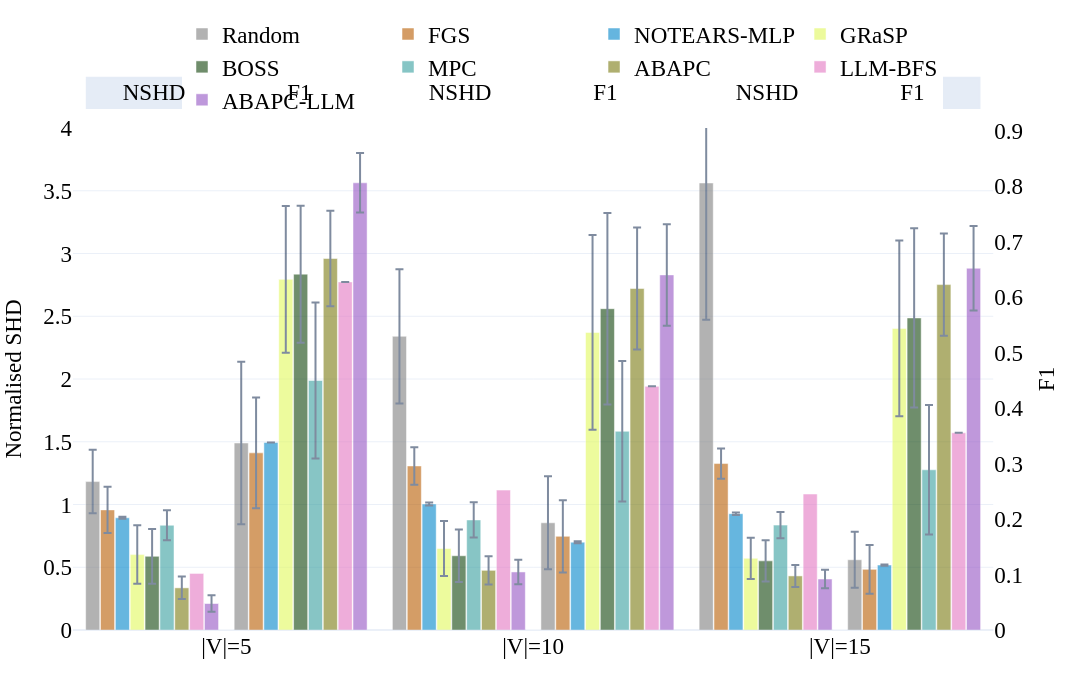
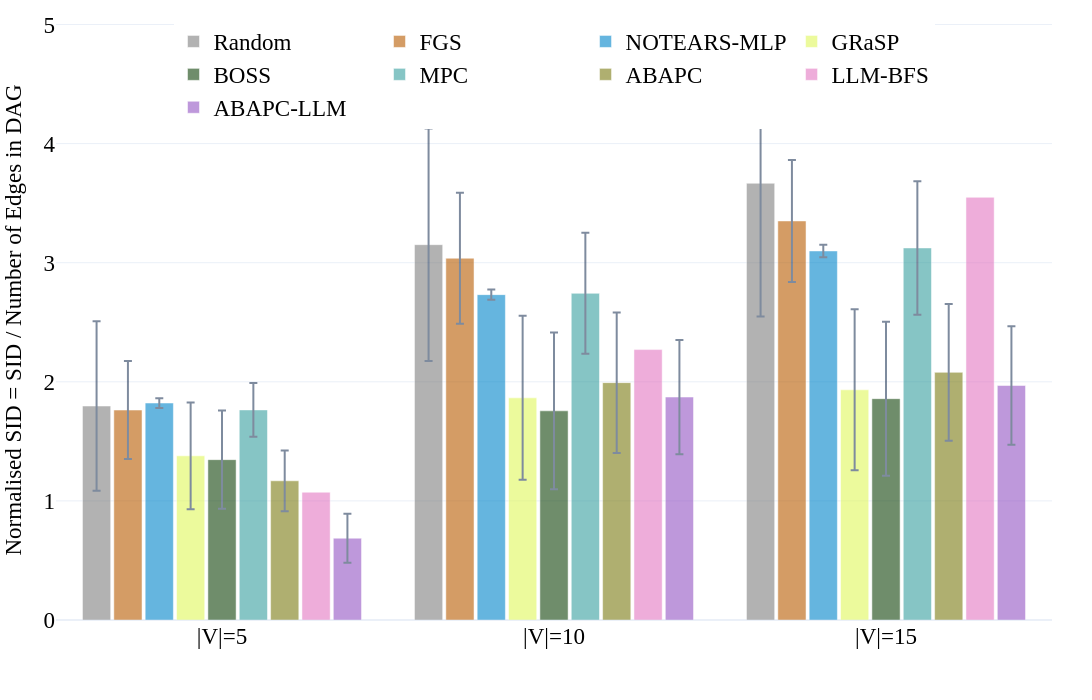
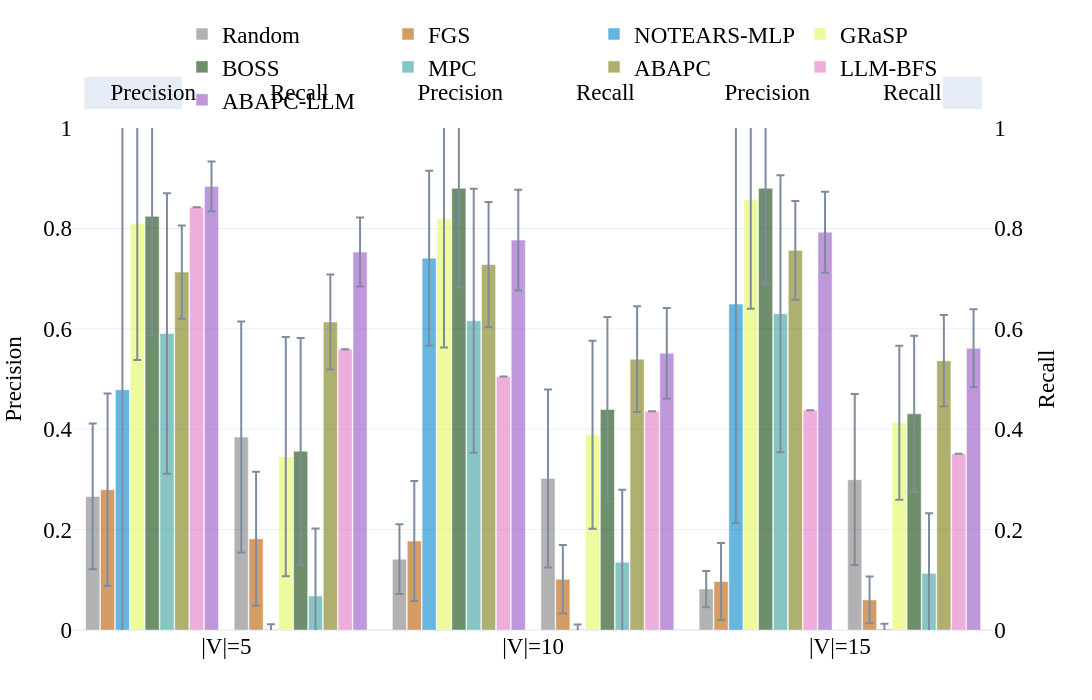
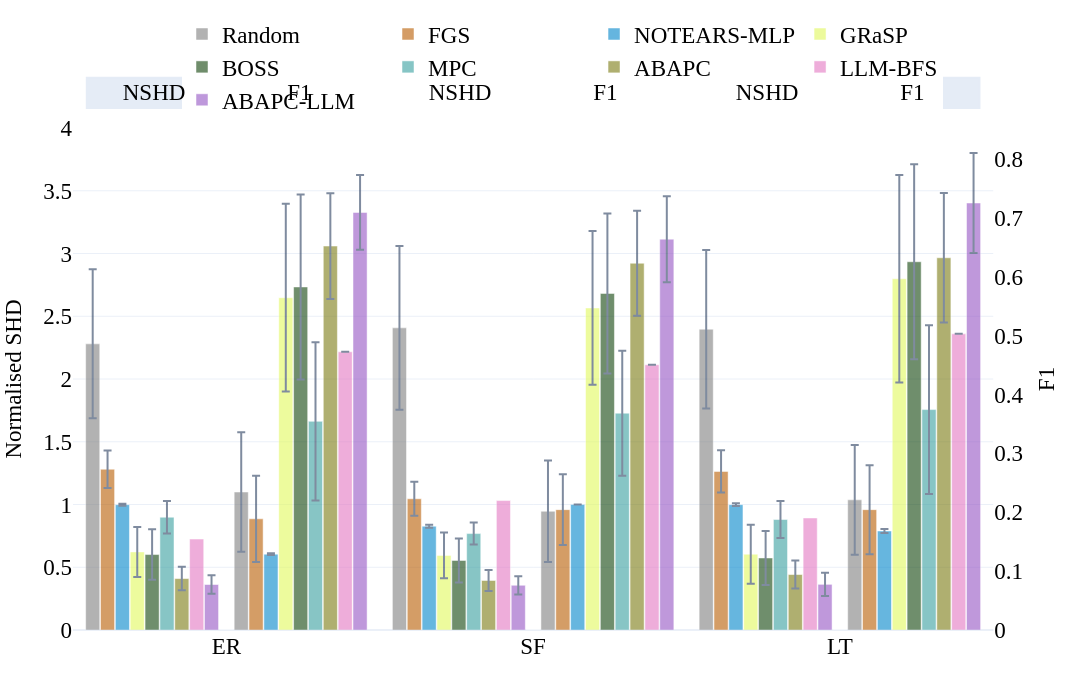

Notebook code for these charts, in order:
### Code cell
if methods:
    if not dag_by_nodes.empty:
        double_bar_chart_plotly(
            dag_by_nodes,
            ['p_shd', 'F1'],
            names_dict,
            colors_dict,
            methods,
            save_figs=save_figs,
            output_name="../results/figs/Fig.8b_SHD_SID_dag_by_nodes.html",
            debug=False,
            range_y1=[0, 4],
            range_y2=[0, 1],
            font_size=23,
        )
        dag_nodes_coverage = (
            dag_by_nodes
            .pivot_table(index='dataset', columns='model', values='graph_count', aggfunc='max', fill_value=0)
            .astype(int)
        )
        bar_chart_plotly(
            dag_by_nodes,
            'p_SID',
            names_dict,
            colors_dict,
            methods,
            save_figs=save_figs,
            output_name="../results/figs/Fig.8b_SHD_SID_dag_by_nodes_F1.html",
            debug=False,
            font_size=23,
        )
        double_bar_chart_plotly(
            dag_by_nodes,
            ['precision', 'recall'],
            names_dict,
            colors_dict,
            methods,
            save_figs=save_figs,
            output_name="../results/figs/Fig.8b_SHD_SID_dag_by_nodes_precision_recall.html",
            debug=False,
            range_y1=[0, 1],
            range_y2=[0, 1],
            font_size=23,
        )
        display(dag_nodes_coverage)
    else:
        print('No DAG node-level aggregation available.')
    if not dag_by_graph_type.empty:
        double_bar_chart_plotly(
            dag_by_graph_type,
            ['p_shd', 'F1'],
            names_dict,
            colors_dict,
            methods,
            save_figs=save_figs,
            output_name="../results/figs/Fig.8c_SHD_SID_dag_by_type.html",
            debug=False,
            range_y1=[0, 4],
            range_y2=[0, 1],
            font_size=23,
        )
        bar_chart_plotly(
            dag_by_graph_type,
            'p_SID',
            names_dict,
            colors_dict,
            methods,
            save_figs=save_figs,
            output_name="../results/figs/Fig.8c_SHD_SID_dag_by_type_F1.html",
            debug=False,
            font_size=23,
        )
        double_bar_chart_plotly(
            dag_by_graph_type,
            ['precision', 'recall'],
            names_dict,
            colors_dict,
            methods,
            save_figs=save_figs,
            output_name="../results/figs/Fig.8c_SHD_SID_dag_by_type_precision_recall.html",
            debug=False,
            range_y1=[0, 1],
            range_y2=[0, 1],
            font_size=23,
        )

        dag_type_coverage = (
            dag_by_graph_type
            .pivot_table(index='dataset', columns='model', values='graph_count', aggfunc='max', fill_value=0)
            .astype(int)
        )
        display(dag_type_coverage)
    else:
        print('No DAG graph-type aggregation available.')
else:
    print('No methods configured for the grouped DAG plots.')

### Figure 1 — Plotly figure (JSON) as saved in the notebook; plotly's stock layout.template omitted (floating-point values rounded to 4 significant figures)
{"data": [{"error_y": {"array": [0.2529, 0.5347, 1.09], "type": "data", "visible": true}, "marker": {"color": "#7f7f7f"}, "name": "Random", "offsetgroup": "0", "opacity": 0.6, "showlegend": true, "type": "bar", "x": ["|V|=5", "|V|=10", "|V|=15"], "y": [1.183, 2.34, 3.562], "yaxis": "y"}, {"error_y": {"array": [0.1839, 0.1494, 0.12], "type": "data", "visible": true}, "marker": {"color": "#b85c00"}, "name": "FGS", "offsetgroup": "1", "opacity": 0.6, "showlegend": true, "type": "bar", "x": ["|V|=5", "|V|=10", "|V|=15"], "y": [0.9571, 1.307, 1.326], "yaxis": "y"}, {"error_y": {"array": [0.008476, 0.01185, 0.0102], "type": "data", "visible": true}, "marker": {"color": "#0085CA"}, "name": "NOTEARS-MLP", "offsetgroup": "2", "opacity": 0.6, "showlegend": true, "type": "bar", "x": ["|V|=5", "|V|=10", "|V|=15"], "y": [0.8939, 1.004, 0.9266], "yaxis": "y"}, {"error_y": {"array": [0.233, 0.2185, 0.1644], "type": "data", "visible": true}, "marker": {"color": "#e1f85c"}, "name": "GRaSP", "offsetgroup": "3", "opacity": 0.6, "showlegend": true, "type": "bar", "x": ["|V|=5", "|V|=10", "|V|=15"], "y": [0.6007, 0.6492, 0.5712], "yaxis": "y"}, {"error_y": {"array": [0.2177, 0.2099, 0.164], "type": "data", "visible": true}, "marker": {"color": "#10430A"}, "name": "BOSS", "offsetgroup": "4", "opacity": 0.6, "showlegend": true, "type": "bar", "x": ["|V|=5", "|V|=10", "|V|=15"], "y": [0.587, 0.5915, 0.5509], "yaxis": "y"}, {"error_y": {"array": [0.1193, 0.1408, 0.1045], "type": "data", "visible": true}, "marker": {"color": "#379f9f"}, "name": "MPC", "offsetgroup": "5", "opacity": 0.6, "showlegend": true, "type": "bar", "x": ["|V|=5", "|V|=10", "|V|=15"], "y": [0.8347, 0.8769, 0.8357], "yaxis": "y"}, {"error_y": {"array": [0.08962, 0.1126, 0.08743], "type": "data", "visible": true}, "marker": {"color": "#7b7b12"}, "name": "ABAPC", "offsetgroup": "6", "opacity": 0.6, "showlegend": true, "type": "bar", "x": ["|V|=5", "|V|=10", "|V|=15"], "y": [0.3358, 0.4756, 0.431], "yaxis": "y"}, {"error_y": {"array": [NaN, NaN, NaN], "type": "data", "visible": true}, "marker": {"color": "#e377c2"}, "name": "LLM-BFS", "offsetgroup": "7", "opacity": 0.6, "showlegend": true, "type": "bar", "x": ["|V|=5", "|V|=10", "|V|=15"], "y": [0.4508, 1.115, 1.084], "yaxis": "y"}, {"error_y": {"array": [0.06582, 0.09808, 0.07444], "type": "data", "visible": true}, "marker": {"color": "#9454c4"}, "name": "ABAPC-LLM", "offsetgroup": "8", "opacity": 0.6, "showlegend": true, "type": "bar", "x": ["|V|=5", "|V|=10", "|V|=15"], "y": [0.211, 0.4626, 0.4064], "yaxis": "y"}, {"marker": {"color": "white"}, "name": "", "offsetgroup": "9", "opacity": 1, "showlegend": false, "type": "bar", "x": ["|V|=5", "|V|=10", "|V|=15"], "y": [0.0, 0.0, 0.0]}, {"error_y": {"array": [0.1467, 0.08389, 0.05056], "type": "data", "visible": true}, "marker": {"color": "#7f7f7f"}, "name": "Random", "offsetgroup": "10", "opacity": 0.6, "showlegend": false, "type": "bar", "x": ["|V|=5", "|V|=10", "|V|=15"], "y": [0.3372, 0.1933, 0.1267], "yaxis": "y2"}, {"error_y": {"array": [0.1, 0.065, 0.04389], "type": "data", "visible": true}, "marker": {"color": "#b85c00"}, "name": "FGS", "offsetgroup": "11", "opacity": 0.6, "showlegend": false, "type": "bar", "x": ["|V|=5", "|V|=10", "|V|=15"], "y": [0.3194, 0.1689, 0.1094], "yaxis": "y2"}, {"error_y": {"array": [0, 0.001667, 0.001111], "type": "data", "visible": true}, "marker": {"color": "#0085CA"}, "name": "NOTEARS-MLP", "offsetgroup": "12", "opacity": 0.6, "showlegend": false, "type": "bar", "x": ["|V|=5", "|V|=10", "|V|=15"], "y": [0.3383, 0.1583, 0.1171], "yaxis": "y2"}, {"error_y": {"array": [0.1324, 0.1756, 0.1583], "type": "data", "visible": true}, "marker": {"color": "#e1f85c"}, "name": "GRaSP", "offsetgroup": "13", "opacity": 0.6, "showlegend": false, "type": "bar", "x": ["|V|=5", "|V|=10", "|V|=15"], "y": [0.6324, 0.5367, 0.5439], "yaxis": "y2"}, {"error_y": {"array": [0.1235, 0.1728, 0.1617], "type": "data", "visible": true}, "marker": {"color": "#10430A"}, "name": "BOSS", "offsetgroup": "14", "opacity": 0.6, "showlegend": false, "type": "bar", "x": ["|V|=5", "|V|=10", "|V|=15"], "y": [0.6418, 0.5794, 0.5628], "yaxis": "y2"}, {"error_y": {"array": [0.1406, 0.1267, 0.1167], "type": "data", "visible": true}, "marker": {"color": "#379f9f"}, "name": "MPC", "offsetgroup": "15", "opacity": 0.6, "showlegend": false, "type": "bar", "x": ["|V|=5", "|V|=10", "|V|=15"], "y": [0.45, 0.3583, 0.2889], "yaxis": "y2"}, {"error_y": {"array": [0.08622, 0.1101, 0.09229], "type": "data", "visible": true}, "marker": {"color": "#7b7b12"}, "name": "ABAPC", "offsetgroup": "16", "opacity": 0.6, "showlegend": false, "type": "bar", "x": ["|V|=5", "|V|=10", "|V|=15"], "y": [0.6699, 0.6158, 0.6229], "yaxis": "y2"}, {"error_y": {"array": [null, null, null], "type": "data", "visible": true}, "marker": {"color": "#e377c2"}, "name": "LLM-BFS", "offsetgroup": "17", "opacity": 0.6, "showlegend": false, "type": "bar", "x": ["|V|=5", "|V|=10", "|V|=15"], "y": [0.6278, 0.4394, 0.3557], "yaxis": "y2"}, {"error_y": {"array": [0.05358, 0.09155, 0.07608], "type": "data", "visible": true}, "marker": {"color": "#9454c4"}, "name": "ABAPC-LLM", "offsetgroup": "18", "opacity": 0.6, "showlegend": false, "type": "bar", "x": ["|V|=5", "|V|=10", "|V|=15"], "y": [0.8065, 0.6404, 0.6524], "yaxis": "y2"}], "layout": {"annotations": [{"font": {"color": "black", "size": 23}, "showarrow": false, "text": "         NSHD         ", "x": 0.0875, "xanchor": "center", "xref": "x domain", "y": 1.07, "yanchor": "middle", "yref": "y domain"}, {"font": {"color": "black", "size": 23}, "showarrow": false, "text": "           F1           ", "x": 0.2458, "xanchor": "center", "xref": "x domain", "y": 1.07, "yanchor": "middle", "yref": "y domain"}, {"font": {"color": "black", "size": 23}, "showarrow": false, "text": "         NSHD         ", "x": 0.4208, "xanchor": "center", "xref": "x domain", "y": 1.07, "yanchor": "middle", "yref": "y domain"}, {"font": {"color": "black", "size": 23}, "showarrow": false, "text": "           F1           ", "x": 0.5792, "xanchor": "center", "xref": "x domain", "y": 1.07, "yanchor": "middle", "yref": "y domain"}, {"font": {"color": "black", "size": 23}, "showarrow": false, "text": "         NSHD         ", "x": 0.7542, "xanchor": "center", "xref": "x domain", "y": 1.07, "yanchor": "middle", "yref": "y domain"}, {"font": {"color": "black", "size": 23}, "showarrow": false, "text": "           F1           ", "x": 0.9125, "xanchor": "center", "xref": "x domain", "y": 1.07, "yanchor": "middle", "yref": "y domain"}], "bargap": 0.08, "bargroupgap": 0.05, "barmode": "group", "font": {"color": "black", "family": "Serif", "size": 23}, "height": 700, "hovermode": "x unified", "legend": {"orientation": "h", "x": 0.5, "xanchor": "center", "y": 1.23, "yanchor": "top"}, "margin": {"b": 70, "l": 40, "r": 40, "t": 80}, "shapes": [{"fillcolor": "#E5ECF6", "layer": "below", "line": {"color": "#E5ECF6", "width": 2}, "type": "rect", "x0": 0.015, "x1": 0.16, "xref": "x domain", "y0": 1.04, "y1": 1.1, "yref": "y domain"}, {"fillcolor": "#E5ECF6", "layer": "below", "line": {"color": "#E5ECF6", "width": 2}, "type": "rect", "x0": 0.1733, "x1": 0.3183, "xref": "x domain", "y0": 1.04, "y1": 1.1, "yref": "y domain"}, {"fillcolor": "#E5ECF6", "layer": "below", "line": {"color": "#E5ECF6", "width": 2}, "type": "rect", "x0": 0.3483, "x1": 0.4933, "xref": "x domain", "y0": 1.04, "y1": 1.1, "yref": "y domain"}, {"fillcolor": "#E5ECF6", "layer": "below", "line": {"color": "#E5ECF6", "width": 2}, "type": "rect", "x0": 0.5067, "x1": 0.6517, "xref": "x domain", "y0": 1.04, "y1": 1.1, "yref": "y domain"}, {"fillcolor": "#E5ECF6", "layer": "below", "line": {"color": "#E5ECF6", "width": 2}, "type": "rect", "x0": 0.6817, "x1": 0.8267, "xref": "x domain", "y0": 1.04, "y1": 1.1, "yref": "y domain"}, {"fillcolor": "#E5ECF6", "layer": "below", "line": {"color": "#E5ECF6", "width": 2}, "type": "rect", "x0": 0.84, "x1": 0.985, "xref": "x domain", "y0": 1.04, "y1": 1.1, "yref": "y domain"}], "width": 1600, "xaxis": {"anchor": "y", "domain": [0, 0.94]}, "yaxis": {"anchor": "x", "domain": [0, 1], "range": [0, 4], "title": {"font": {"size": 23}, "text": "Normalised SHD"}}, "yaxis2": {"anchor": "x", "overlaying": "y", "scaleanchor": 0, "showgrid": false, "showline": false, "showticklabels": true, "side": "right", "title": {"font": {"size": 23}, "text": "F1"}, "zeroline": true}}}

### Figure 2 — Plotly figure (JSON) as saved in the notebook; plotly's stock layout.template omitted (floating-point values rounded to 4 significant figures)
{"data": [{"error_y": {"array": [0.7111, 0.9765, 1.119], "type": "data", "visible": true}, "marker": {"color": "#7f7f7f"}, "name": "Random", "opacity": 0.6, "type": "bar", "x": ["|V|=5", "|V|=10", "|V|=15"], "y": [1.796, 3.151, 3.667]}, {"error_y": {"array": [0.4115, 0.5496, 0.512], "type": "data", "visible": true}, "marker": {"color": "#b85c00"}, "name": "FGS", "opacity": 0.6, "type": "bar", "x": ["|V|=5", "|V|=10", "|V|=15"], "y": [1.763, 3.038, 3.351]}, {"error_y": {"array": [0.04102, 0.04209, 0.05188], "type": "data", "visible": true}, "marker": {"color": "#0085CA"}, "name": "NOTEARS-MLP", "opacity": 0.6, "type": "bar", "x": ["|V|=5", "|V|=10", "|V|=15"], "y": [1.822, 2.732, 3.099]}, {"error_y": {"array": [0.4479, 0.6886, 0.6763], "type": "data", "visible": true}, "marker": {"color": "#e1f85c"}, "name": "GRaSP", "opacity": 0.6, "type": "bar", "x": ["|V|=5", "|V|=10", "|V|=15"], "y": [1.379, 1.865, 1.933]}, {"error_y": {"array": [0.4127, 0.6578, 0.6466], "type": "data", "visible": true}, "marker": {"color": "#10430A"}, "name": "BOSS", "opacity": 0.6, "type": "bar", "x": ["|V|=5", "|V|=10", "|V|=15"], "y": [1.346, 1.756, 1.859]}, {"error_y": {"array": [0.2254, 0.5081, 0.5601], "type": "data", "visible": true}, "marker": {"color": "#379f9f"}, "name": "MPC", "opacity": 0.6, "type": "bar", "x": ["|V|=5", "|V|=10", "|V|=15"], "y": [1.764, 2.743, 3.124]}, {"error_y": {"array": [0.255, 0.5899, 0.5746], "type": "data", "visible": true}, "marker": {"color": "#7b7b12"}, "name": "ABAPC", "opacity": 0.6, "type": "bar", "x": ["|V|=5", "|V|=10", "|V|=15"], "y": [1.169, 1.993, 2.079]}, {"error_y": {"array": [NaN, NaN, NaN], "type": "data", "visible": true}, "marker": {"color": "#e377c2"}, "name": "LLM-BFS", "opacity": 0.6, "type": "bar", "x": ["|V|=5", "|V|=10", "|V|=15"], "y": [1.073, 2.27, 3.549]}, {"error_y": {"array": [0.2054, 0.4797, 0.4979], "type": "data", "visible": true}, "marker": {"color": "#9454c4"}, "name": "ABAPC-LLM", "opacity": 0.6, "type": "bar", "x": ["|V|=5", "|V|=10", "|V|=15"], "y": [0.6867, 1.872, 1.969]}], "layout": {"bargap": 0.15, "bargroupgap": 0.1, "barmode": "group", "font": {"color": "black", "family": "Serif", "size": 23}, "height": 700, "hovermode": "x unified", "legend": {"orientation": "h", "x": 0.5, "xanchor": "center", "y": 1, "yanchor": "top"}, "margin": {"b": 80, "l": 40, "r": 40, "t": 20}, "width": 1600, "yaxis": {"title": {"font": {"size": 23}, "text": "Normalised SID = SID / Number of Edges in DAG"}}}}

### Figure 3 — Plotly figure (JSON) as saved in the notebook; plotly's stock layout.template omitted (floating-point values rounded to 4 significant figures)
{"data": [{"error_y": {"array": [0.145, 0.06944, 0.03611], "type": "data", "visible": true}, "marker": {"color": "#7f7f7f"}, "name": "Random", "offsetgroup": "0", "opacity": 0.6, "showlegend": true, "type": "bar", "x": ["|V|=5", "|V|=10", "|V|=15"], "y": [0.2661, 0.1411, 0.08167], "yaxis": "y"}, {"error_y": {"array": [0.1917, 0.1194, 0.07667], "type": "data", "visible": true}, "marker": {"color": "#b85c00"}, "name": "FGS", "offsetgroup": "1", "opacity": 0.6, "showlegend": true, "type": "bar", "x": ["|V|=5", "|V|=10", "|V|=15"], "y": [0.2794, 0.1772, 0.09667], "yaxis": "y"}, {"error_y": {"array": [0.542, 0.1743, 0.4362], "type": "data", "visible": true}, "marker": {"color": "#0085CA"}, "name": "NOTEARS-MLP", "offsetgroup": "2", "opacity": 0.6, "showlegend": true, "type": "bar", "x": ["|V|=5", "|V|=10", "|V|=15"], "y": [0.4788, 0.7407, 0.6493], "yaxis": "y"}, {"error_y": {"array": [0.2724, 0.2567, 0.2167], "type": "data", "visible": true}, "marker": {"color": "#e1f85c"}, "name": "GRaSP", "offsetgroup": "3", "opacity": 0.6, "showlegend": true, "type": "bar", "x": ["|V|=5", "|V|=10", "|V|=15"], "y": [0.81, 0.8194, 0.8567], "yaxis": "y"}, {"error_y": {"array": [0.2371, 0.1972, 0.1906], "type": "data", "visible": true}, "marker": {"color": "#10430A"}, "name": "BOSS", "offsetgroup": "4", "opacity": 0.6, "showlegend": true, "type": "bar", "x": ["|V|=5", "|V|=10", "|V|=15"], "y": [0.8241, 0.88, 0.88], "yaxis": "y"}, {"error_y": {"array": [0.2794, 0.2628, 0.2761], "type": "data", "visible": true}, "marker": {"color": "#379f9f"}, "name": "MPC", "offsetgroup": "5", "opacity": 0.6, "showlegend": true, "type": "bar", "x": ["|V|=5", "|V|=10", "|V|=15"], "y": [0.5906, 0.6161, 0.63], "yaxis": "y"}, {"error_y": {"array": [0.09287, 0.1245, 0.09848], "type": "data", "visible": true}, "marker": {"color": "#7b7b12"}, "name": "ABAPC", "offsetgroup": "6", "opacity": 0.6, "showlegend": true, "type": "bar", "x": ["|V|=5", "|V|=10", "|V|=15"], "y": [0.713, 0.7282, 0.7562], "yaxis": "y"}, {"error_y": {"array": [null, null, null], "type": "data", "visible": true}, "marker": {"color": "#e377c2"}, "name": "LLM-BFS", "offsetgroup": "7", "opacity": 0.6, "showlegend": true, "type": "bar", "x": ["|V|=5", "|V|=10", "|V|=15"], "y": [0.8423, 0.505, 0.4379], "yaxis": "y"}, {"error_y": {"array": [0.04968, 0.1004, 0.08045], "type": "data", "visible": true}, "marker": {"color": "#9454c4"}, "name": "ABAPC-LLM", "offsetgroup": "8", "opacity": 0.6, "showlegend": true, "type": "bar", "x": ["|V|=5", "|V|=10", "|V|=15"], "y": [0.8837, 0.7768, 0.7923], "yaxis": "y"}, {"marker": {"color": "white"}, "name": "", "offsetgroup": "9", "opacity": 1, "showlegend": false, "type": "bar", "x": ["|V|=5", "|V|=10", "|V|=15"], "y": [0.0, 0.0, 0.0]}, {"error_y": {"array": [0.23, 0.1772, 0.1706], "type": "data", "visible": true}, "marker": {"color": "#7f7f7f"}, "name": "Random", "offsetgroup": "10", "opacity": 0.6, "showlegend": false, "type": "bar", "x": ["|V|=5", "|V|=10", "|V|=15"], "y": [0.3844, 0.3017, 0.2994], "yaxis": "y2"}, {"error_y": {"array": [0.1333, 0.06833, 0.04667], "type": "data", "visible": true}, "marker": {"color": "#b85c00"}, "name": "FGS", "offsetgroup": "11", "opacity": 0.6, "showlegend": false, "type": "bar", "x": ["|V|=5", "|V|=10", "|V|=15"], "y": [0.1817, 0.1011, 0.06], "yaxis": "y2"}, {"error_y": {"array": [0.01111, 0.01, 0.01056], "type": "data", "visible": true}, "marker": {"color": "#0085CA"}, "name": "NOTEARS-MLP", "offsetgroup": "12", "opacity": 0.6, "showlegend": false, "type": "bar", "x": ["|V|=5", "|V|=10", "|V|=15"], "y": [0.0005556, 0.001111, 0.001667], "yaxis": "y2"}, {"error_y": {"array": [0.2383, 0.1872, 0.1533], "type": "data", "visible": true}, "marker": {"color": "#e1f85c"}, "name": "GRaSP", "offsetgroup": "13", "opacity": 0.6, "showlegend": false, "type": "bar", "x": ["|V|=5", "|V|=10", "|V|=15"], "y": [0.3456, 0.3889, 0.4128], "yaxis": "y2"}, {"error_y": {"array": [0.2256, 0.1839, 0.1556], "type": "data", "visible": true}, "marker": {"color": "#10430A"}, "name": "BOSS", "offsetgroup": "14", "opacity": 0.6, "showlegend": false, "type": "bar", "x": ["|V|=5", "|V|=10", "|V|=15"], "y": [0.3561, 0.4394, 0.4306], "yaxis": "y2"}, {"error_y": {"array": [0.1344, 0.1444, 0.12], "type": "data", "visible": true}, "marker": {"color": "#379f9f"}, "name": "MPC", "offsetgroup": "15", "opacity": 0.6, "showlegend": false, "type": "bar", "x": ["|V|=5", "|V|=10", "|V|=15"], "y": [0.06778, 0.135, 0.1128], "yaxis": "y2"}, {"error_y": {"array": [0.09455, 0.1052, 0.09108], "type": "data", "visible": true}, "marker": {"color": "#7b7b12"}, "name": "ABAPC", "offsetgroup": "16", "opacity": 0.6, "showlegend": false, "type": "bar", "x": ["|V|=5", "|V|=10", "|V|=15"], "y": [0.6136, 0.5395, 0.5364], "yaxis": "y2"}, {"error_y": {"array": [null, null, null], "type": "data", "visible": true}, "marker": {"color": "#e377c2"}, "name": "LLM-BFS", "offsetgroup": "17", "opacity": 0.6, "showlegend": false, "type": "bar", "x": ["|V|=5", "|V|=10", "|V|=15"], "y": [0.5591, 0.4357, 0.3512], "yaxis": "y2"}, {"error_y": {"array": [0.06878, 0.09038, 0.07755], "type": "data", "visible": true}, "marker": {"color": "#9454c4"}, "name": "ABAPC-LLM", "offsetgroup": "18", "opacity": 0.6, "showlegend": false, "type": "bar", "x": ["|V|=5", "|V|=10", "|V|=15"], "y": [0.7529, 0.5513, 0.5613], "yaxis": "y2"}], "layout": {"annotations": [{"font": {"color": "black", "size": 23}, "showarrow": false, "text": "      Precision      ", "x": 0.0875, "xanchor": "center", "xref": "x domain", "y": 1.07, "yanchor": "middle", "yref": "y domain"}, {"font": {"color": "black", "size": 23}, "showarrow": false, "text": "        Recall        ", "x": 0.2458, "xanchor": "center", "xref": "x domain", "y": 1.07, "yanchor": "middle", "yref": "y domain"}, {"font": {"color": "black", "size": 23}, "showarrow": false, "text": "      Precision      ", "x": 0.4208, "xanchor": "center", "xref": "x domain", "y": 1.07, "yanchor": "middle", "yref": "y domain"}, {"font": {"color": "black", "size": 23}, "showarrow": false, "text": "        Recall        ", "x": 0.5792, "xanchor": "center", "xref": "x domain", "y": 1.07, "yanchor": "middle", "yref": "y domain"}, {"font": {"color": "black", "size": 23}, "showarrow": false, "text": "      Precision      ", "x": 0.7542, "xanchor": "center", "xref": "x domain", "y": 1.07, "yanchor": "middle", "yref": "y domain"}, {"font": {"color": "black", "size": 23}, "showarrow": false, "text": "        Recall        ", "x": 0.9125, "xanchor": "center", "xref": "x domain", "y": 1.07, "yanchor": "middle", "yref": "y domain"}], "bargap": 0.08, "bargroupgap": 0.05, "barmode": "group", "font": {"color": "black", "family": "Serif", "size": 23}, "height": 700, "hovermode": "x unified", "legend": {"orientation": "h", "x": 0.5, "xanchor": "center", "y": 1.23, "yanchor": "top"}, "margin": {"b": 70, "l": 40, "r": 40, "t": 80}, "shapes": [{"fillcolor": "#E5ECF6", "layer": "below", "line": {"color": "#E5ECF6", "width": 2}, "type": "rect", "x0": 0.01333, "x1": 0.1617, "xref": "x domain", "y0": 1.04, "y1": 1.1, "yref": "y domain"}, {"fillcolor": "#E5ECF6", "layer": "below", "line": {"color": "#E5ECF6", "width": 2}, "type": "rect", "x0": 0.1717, "x1": 0.32, "xref": "x domain", "y0": 1.04, "y1": 1.1, "yref": "y domain"}, {"fillcolor": "#E5ECF6", "layer": "below", "line": {"color": "#E5ECF6", "width": 2}, "type": "rect", "x0": 0.3467, "x1": 0.495, "xref": "x domain", "y0": 1.04, "y1": 1.1, "yref": "y domain"}, {"fillcolor": "#E5ECF6", "layer": "below", "line": {"color": "#E5ECF6", "width": 2}, "type": "rect", "x0": 0.505, "x1": 0.6533, "xref": "x domain", "y0": 1.04, "y1": 1.1, "yref": "y domain"}, {"fillcolor": "#E5ECF6", "layer": "below", "line": {"color": "#E5ECF6", "width": 2}, "type": "rect", "x0": 0.68, "x1": 0.8283, "xref": "x domain", "y0": 1.04, "y1": 1.1, "yref": "y domain"}, {"fillcolor": "#E5ECF6", "layer": "below", "line": {"color": "#E5ECF6", "width": 2}, "type": "rect", "x0": 0.8383, "x1": 0.9867, "xref": "x domain", "y0": 1.04, "y1": 1.1, "yref": "y domain"}], "width": 1600, "xaxis": {"anchor": "y", "domain": [0, 0.94]}, "yaxis": {"anchor": "x", "domain": [0, 1], "range": [0, 1], "title": {"font": {"size": 23}, "text": "Precision"}}, "yaxis2": {"anchor": "x", "overlaying": "y", "range": [0, 1], "scaleanchor": 0, "showgrid": false, "showline": false, "showticklabels": true, "side": "right", "title": {"font": {"size": 23}, "text": "Recall"}, "zeroline": true}}}

### Figure 4 — Plotly figure (JSON) as saved in the notebook; plotly's stock layout.template omitted (floating-point values rounded to 4 significant figures)
{"data": [{"error_y": {"array": [0.5935, 0.6523, 0.6318], "type": "data", "visible": true}, "marker": {"color": "#7f7f7f"}, "name": "Random", "offsetgroup": "0", "opacity": 0.6, "showlegend": true, "type": "bar", "x": ["ER", "SF", "LT"], "y": [2.28, 2.408, 2.397], "yaxis": "y"}, {"error_y": {"array": [0.149, 0.1364, 0.168], "type": "data", "visible": true}, "marker": {"color": "#b85c00"}, "name": "FGS", "offsetgroup": "1", "opacity": 0.6, "showlegend": true, "type": "bar", "x": ["ER", "SF", "LT"], "y": [1.281, 1.046, 1.264], "yaxis": "y"}, {"error_y": {"array": [0.008189, 0.01205, 0.01029], "type": "data", "visible": true}, "marker": {"color": "#0085CA"}, "name": "NOTEARS-MLP", "offsetgroup": "2", "opacity": 0.6, "showlegend": true, "type": "bar", "x": ["ER", "SF", "LT"], "y": [0.9987, 0.8267, 0.9988], "yaxis": "y"}, {"error_y": {"array": [0.1993, 0.1814, 0.2351], "type": "data", "visible": true}, "marker": {"color": "#e1f85c"}, "name": "GRaSP", "offsetgroup": "3", "opacity": 0.6, "showlegend": true, "type": "bar", "x": ["ER", "SF", "LT"], "y": [0.6223, 0.5946, 0.6042], "yaxis": "y"}, {"error_y": {"array": [0.201, 0.1756, 0.215], "type": "data", "visible": true}, "marker": {"color": "#10430A"}, "name": "BOSS", "offsetgroup": "4", "opacity": 0.6, "showlegend": true, "type": "bar", "x": ["ER", "SF", "LT"], "y": [0.6011, 0.5543, 0.574], "yaxis": "y"}, {"error_y": {"array": [0.1298, 0.08753, 0.1472], "type": "data", "visible": true}, "marker": {"color": "#379f9f"}, "name": "MPC", "offsetgroup": "5", "opacity": 0.6, "showlegend": true, "type": "bar", "x": ["ER", "SF", "LT"], "y": [0.8987, 0.7683, 0.8803], "yaxis": "y"}, {"error_y": {"array": [0.09365, 0.08421, 0.112], "type": "data", "visible": true}, "marker": {"color": "#7b7b12"}, "name": "ABAPC", "offsetgroup": "6", "opacity": 0.6, "showlegend": true, "type": "bar", "x": ["ER", "SF", "LT"], "y": [0.4099, 0.3946, 0.442], "yaxis": "y"}, {"error_y": {"array": [NaN, NaN, NaN], "type": "data", "visible": true}, "marker": {"color": "#e377c2"}, "name": "LLM-BFS", "offsetgroup": "7", "opacity": 0.6, "showlegend": true, "type": "bar", "x": ["ER", "SF", "LT"], "y": [0.7248, 1.031, 0.8929], "yaxis": "y"}, {"error_y": {"array": [0.07278, 0.07288, 0.09277], "type": "data", "visible": true}, "marker": {"color": "#9454c4"}, "name": "ABAPC-LLM", "offsetgroup": "8", "opacity": 0.6, "showlegend": true, "type": "bar", "x": ["ER", "SF", "LT"], "y": [0.3626, 0.3564, 0.3639], "yaxis": "y"}, {"marker": {"color": "white"}, "name": "", "offsetgroup": "9", "opacity": 1, "showlegend": false, "type": "bar", "x": ["ER", "SF", "LT"], "y": [0.0, 0.0, 0.0]}, {"error_y": {"array": [0.1017, 0.08611, 0.09333], "type": "data", "visible": true}, "marker": {"color": "#7f7f7f"}, "name": "Random", "offsetgroup": "10", "opacity": 0.6, "showlegend": false, "type": "bar", "x": ["ER", "SF", "LT"], "y": [0.2344, 0.2017, 0.2211], "yaxis": "y2"}, {"error_y": {"array": [0.07333, 0.06, 0.07556], "type": "data", "visible": true}, "marker": {"color": "#b85c00"}, "name": "FGS", "offsetgroup": "11", "opacity": 0.6, "showlegend": false, "type": "bar", "x": ["ER", "SF", "LT"], "y": [0.1889, 0.2044, 0.2044], "yaxis": "y2"}, {"error_y": {"array": [0.001429, 0, 0.003333], "type": "data", "visible": true}, "marker": {"color": "#0085CA"}, "name": "NOTEARS-MLP", "offsetgroup": "12", "opacity": 0.6, "showlegend": false, "type": "bar", "x": ["ER", "SF", "LT"], "y": [0.1289, 0.2133, 0.1682], "yaxis": "y2"}, {"error_y": {"array": [0.1594, 0.1306, 0.1761], "type": "data", "visible": true}, "marker": {"color": "#e1f85c"}, "name": "GRaSP", "offsetgroup": "13", "opacity": 0.6, "showlegend": false, "type": "bar", "x": ["ER", "SF", "LT"], "y": [0.5644, 0.5471, 0.5967], "yaxis": "y2"}, {"error_y": {"array": [0.1572, 0.1359, 0.1656], "type": "data", "visible": true}, "marker": {"color": "#10430A"}, "name": "BOSS", "offsetgroup": "14", "opacity": 0.6, "showlegend": false, "type": "bar", "x": ["ER", "SF", "LT"], "y": [0.5828, 0.5718, 0.6256], "yaxis": "y2"}, {"error_y": {"array": [0.1344, 0.1061, 0.1433], "type": "data", "visible": true}, "marker": {"color": "#379f9f"}, "name": "MPC", "offsetgroup": "15", "opacity": 0.6, "showlegend": false, "type": "bar", "x": ["ER", "SF", "LT"], "y": [0.3544, 0.3683, 0.3744], "yaxis": "y2"}, {"error_y": {"array": [0.08982, 0.08909, 0.1099], "type": "data", "visible": true}, "marker": {"color": "#7b7b12"}, "name": "ABAPC", "offsetgroup": "16", "opacity": 0.6, "showlegend": false, "type": "bar", "x": ["ER", "SF", "LT"], "y": [0.6522, 0.623, 0.6323], "yaxis": "y2"}, {"error_y": {"array": [null, null, null], "type": "data", "visible": true}, "marker": {"color": "#e377c2"}, "name": "LLM-BFS", "offsetgroup": "17", "opacity": 0.6, "showlegend": false, "type": "bar", "x": ["ER", "SF", "LT"], "y": [0.4726, 0.4506, 0.5031], "yaxis": "y2"}, {"error_y": {"array": [0.06356, 0.07305, 0.08477], "type": "data", "visible": true}, "marker": {"color": "#9454c4"}, "name": "ABAPC-LLM", "offsetgroup": "18", "opacity": 0.6, "showlegend": false, "type": "bar", "x": ["ER", "SF", "LT"], "y": [0.7094, 0.6639, 0.7254], "yaxis": "y2"}], "layout": {"annotations": [{"font": {"color": "black", "size": 23}, "showarrow": false, "text": "         NSHD         ", "x": 0.0875, "xanchor": "center", "xref": "x domain", "y": 1.07, "yanchor": "middle", "yref": "y domain"}, {"font": {"color": "black", "size": 23}, "showarrow": false, "text": "           F1           ", "x": 0.2458, "xanchor": "center", "xref": "x domain", "y": 1.07, "yanchor": "middle", "yref": "y domain"}, {"font": {"color": "black", "size": 23}, "showarrow": false, "text": "         NSHD         ", "x": 0.4208, "xanchor": "center", "xref": "x domain", "y": 1.07, "yanchor": "middle", "yref": "y domain"}, {"font": {"color": "black", "size": 23}, "showarrow": false, "text": "           F1           ", "x": 0.5792, "xanchor": "center", "xref": "x domain", "y": 1.07, "yanchor": "middle", "yref": "y domain"}, {"font": {"color": "black", "size": 23}, "showarrow": false, "text": "         NSHD         ", "x": 0.7542, "xanchor": "center", "xref": "x domain", "y": 1.07, "yanchor": "middle", "yref": "y domain"}, {"font": {"color": "black", "size": 23}, "showarrow": false, "text": "           F1           ", "x": 0.9125, "xanchor": "center", "xref": "x domain", "y": 1.07, "yanchor": "middle", "yref": "y domain"}], "bargap": 0.08, "bargroupgap": 0.05, "barmode": "group", "font": {"color": "black", "family": "Serif", "size": 23}, "height": 700, "hovermode": "x unified", "legend": {"orientation": "h", "x": 0.5, "xanchor": "center", "y": 1.23, "yanchor": "top"}, "margin": {"b": 70, "l": 40, "r": 40, "t": 80}, "shapes": [{"fillcolor": "#E5ECF6", "layer": "below", "line": {"color": "#E5ECF6", "width": 2}, "type": "rect", "x0": 0.015, "x1": 0.16, "xref": "x domain", "y0": 1.04, "y1": 1.1, "yref": "y domain"}, {"fillcolor": "#E5ECF6", "layer": "below", "line": {"color": "#E5ECF6", "width": 2}, "type": "rect", "x0": 0.1733, "x1": 0.3183, "xref": "x domain", "y0": 1.04, "y1": 1.1, "yref": "y domain"}, {"fillcolor": "#E5ECF6", "layer": "below", "line": {"color": "#E5ECF6", "width": 2}, "type": "rect", "x0": 0.3483, "x1": 0.4933, "xref": "x domain", "y0": 1.04, "y1": 1.1, "yref": "y domain"}, {"fillcolor": "#E5ECF6", "layer": "below", "line": {"color": "#E5ECF6", "width": 2}, "type": "rect", "x0": 0.5067, "x1": 0.6517, "xref": "x domain", "y0": 1.04, "y1": 1.1, "yref": "y domain"}, {"fillcolor": "#E5ECF6", "layer": "below", "line": {"color": "#E5ECF6", "width": 2}, "type": "rect", "x0": 0.6817, "x1": 0.8267, "xref": "x domain", "y0": 1.04, "y1": 1.1, "yref": "y domain"}, {"fillcolor": "#E5ECF6", "layer": "below", "line": {"color": "#E5ECF6", "width": 2}, "type": "rect", "x0": 0.84, "x1": 0.985, "xref": "x domain", "y0": 1.04, "y1": 1.1, "yref": "y domain"}], "width": 1600, "xaxis": {"anchor": "y", "domain": [0, 0.94]}, "yaxis": {"anchor": "x", "domain": [0, 1], "range": [0, 4], "title": {"font": {"size": 23}, "text": "Normalised SHD"}}, "yaxis2": {"anchor": "x", "overlaying": "y", "scaleanchor": 0, "showgrid": false, "showline": false, "showticklabels": true, "side": "right", "title": {"font": {"size": 23}, "text": "F1"}, "zeroline": true}}}
